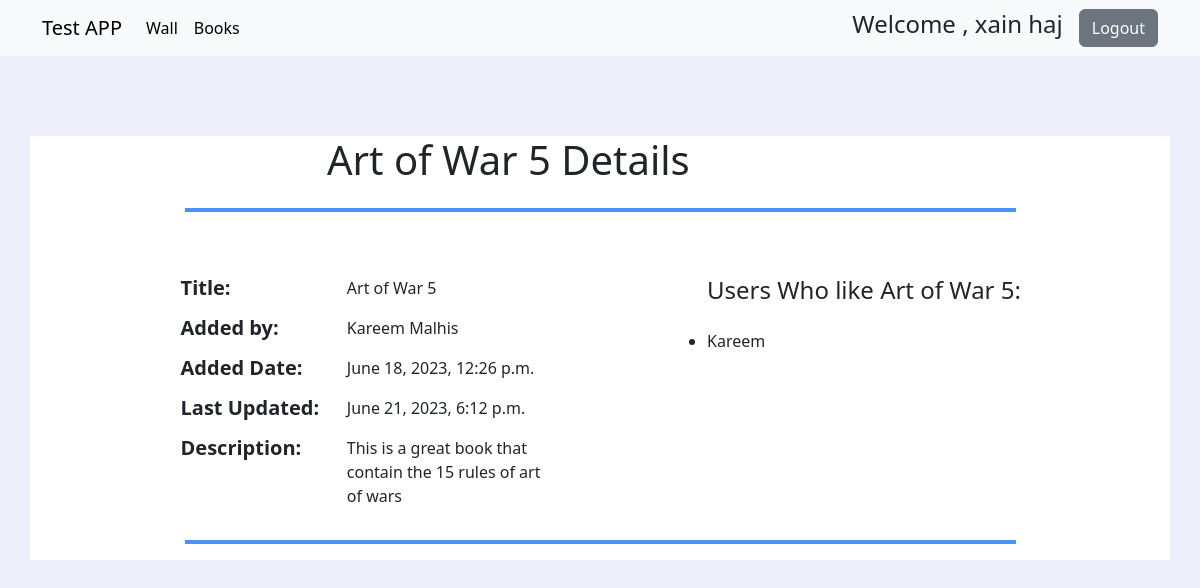
The app's page /book_details/1 (signed in) with its own data.
### fav_books_app/models.py (models this page shows)
class Users(models.Model):
    first_name=models.CharField(max_length=100)
    last_name=models.CharField(max_length=100)
    email=models.CharField(max_length=100)
    password=models.CharField(max_length=255)
    created_at=models.DateTimeField(auto_now_add=True)
    updated_at=models.DateTimeField(auto_now=True)
    objects = Validation()

class Book(models.Model):
    title = models.CharField(max_length=255)
    liked_by = models.ManyToManyField(Users, related_name="fav_books")
    uploaded_by = models.ForeignKey(Users, related_name= "books_uploaded", on_delete=models.CASCADE)
    desc = models.TextField(default="NO Description Available")
    created_at=models.DateTimeField(auto_now_add=True)
    updated_at=models.DateTimeField(auto_now=True)
    objects = BookValidation()

### fav_books_app/views.py (the view)
# urls.py: path('book_details/<int:id>', views.book_details, name='book_details'),
def book_details(request, id):
    user = Users.objects.get(id=request.session['user_id'])
    book = Book.objects.get(id=id)
    context = {
        'book': book,
        'user': user,
    }
    return render(request, 'book_details.html', context)

### fav_books_app/templates/book_details.html (shortened to what this page needs)
<!DOCTYPE html>
<html lang="en">
<head>
    {% load static %}
    <link rel="stylesheet" href="{% static 'css/bootstrap.css' %}">
</head>
<body style="background-color: rgba(231, 233, 249, 0.707);">
    <nav class="navbar navbar-expand-lg navbar-light bg-light">
        <div class="container">
            <a class="navbar-brand" href="#">Test APP</a>
            <div class="collapse navbar-collapse" id="navbarSupportedContent">
                <ul class="navbar-nav me-auto mb-2 mb-lg-0">
                    <li class="nav-item">
                        <a class="nav-link active" aria-current="page"
                            href="{% url 'fav_books_app:success_redirect' %}">Wall</a>
                    </li>
                    <li class="nav-item">
                        <a class="nav-link active" aria-current="page" href="{% url 'fav_books_app:books' %}">Books</a>
                    </li>
                </ul>
                <form class="d-flex align-items-center">
                    <h4> Welcome , {{user.first_name}} {{user.last_name}}</h4>
                    <a href="{% url 'fav_books_app:logout_process' %}" class="ms-3 btn btn-secondary">Logout</a>
                </form>
            </div>
        </div>
    </nav>
    <div class="container  mt-6" style="background-color: rgb(255, 255, 255);">
        <div class="row justify-content-center mt-2 ">
            <div class="col-sm-6">
                <h1>{{book.title}} Details</h1>
            </div>
        </div>
        <div class="row justify-content-center">
            <div class="col-sm-9">
                <hr class="border border-primary border-2 opacity-75">
            </div>
        </div>
        <div class="row">
            <div class="col-sm-7 ">
                <div class="row justify-content-center mt-5">
                    <div class="col-sm-3 ">
                        <h5 class="fw-bold">Title:</h5>
                    </div>
                    <div class="col-sm-4  ">
                        <form action="{% url 'fav_books_app:book_process_edit' id=book.id %}" method="post">
                            {% if user.id == book.uploaded_by.id %}
                            <input type="text" name="title" class="form-control" value="{{book.title}}">
                            {% else %}
                            <p>{{book.title}}</p>
                            {% endif %}
                    </div>
                </div>
                <div class="row justify-content-center ">
                    <div class="col-sm-3  ">
                        <h5 class="fw-bold">Added by:</h5>
                    </div>
                    <div class="col-sm-4">
                        <p>{{book.uploaded_by.first_name}} {{book.uploaded_by.last_name}}</p>
                    </div>
                </div>
                <div class="row justify-content-center ">
                    <div class="col-sm-3  ">
                        <h5 class="fw-bold">Added Date:</h5>
                    </div>
                    <div class="col-sm-4">
                        <p>{{book.created_at}}</p>
                    </div>
                </div>
                <div class="row justify-content-center ">
                    <div class="col-sm-3  ">
                        <h5 class="fw-bold">Last Updated:</h5>
                    </div>
                    <div class="col-sm-4">
                        <p>{{book.updated_at}}</p>
                    </div>
                </div>
                <div class="row justify-content-center ">
                    <div class="col-sm-3  ">
                        <h5 class="fw-bold">Description:</h5>
                    </div>
                    <div class="col-sm-4">
                        {% if user.id == book.uploaded_by.id %}
                        <textarea name="desc" class="form-control" rows="5">{{book.desc}}</textarea>
                        {% else %}
                        <p>{{book.desc}}</p>
                        {% endif %}
                    </div>
                </div>
            </div>
            <div class="col-sm-4 ">
                <div class="row justify-content-center mt-5 ">
                    <h4 class="col-sm-12 ">Users Who like {{book.title}}:</h4>
                    <p>
                        {% for users_like_book in book.liked_by.all%}
                    <ul>
                        <li>{{users_like_book.first_name}}
                        </li>
                    </ul>
                    {% endfor %}
                    </p>
                </div>
            </div>
        </div>
        <div class="row justify-content-center">
            <div class="col-sm-9">
                <hr class="border border-primary border-2 opacity-75">
            </div>
        </div>
    </div>
</body>
</html>

### records on screen
Users: first_name "xain", last_name "haj"
Book: title "Art of War 5", uploaded_by.first_name "Kareem", uploaded_by.last_name "Malhis", created_at "June 18, 2023, 12:26 p.m.", updated_at "June 21, 2023, 6:12 p.m.", desc "This is a great book that contain the 15 rules of art of wars"
Users: first_name "Kareem"
